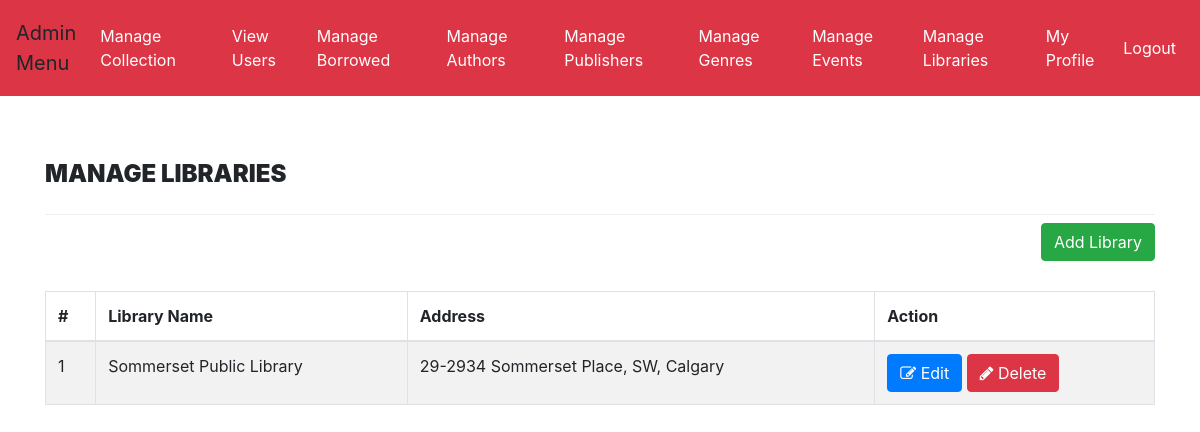
Page /manage-libraries.php (signed in) on the earlier database version.
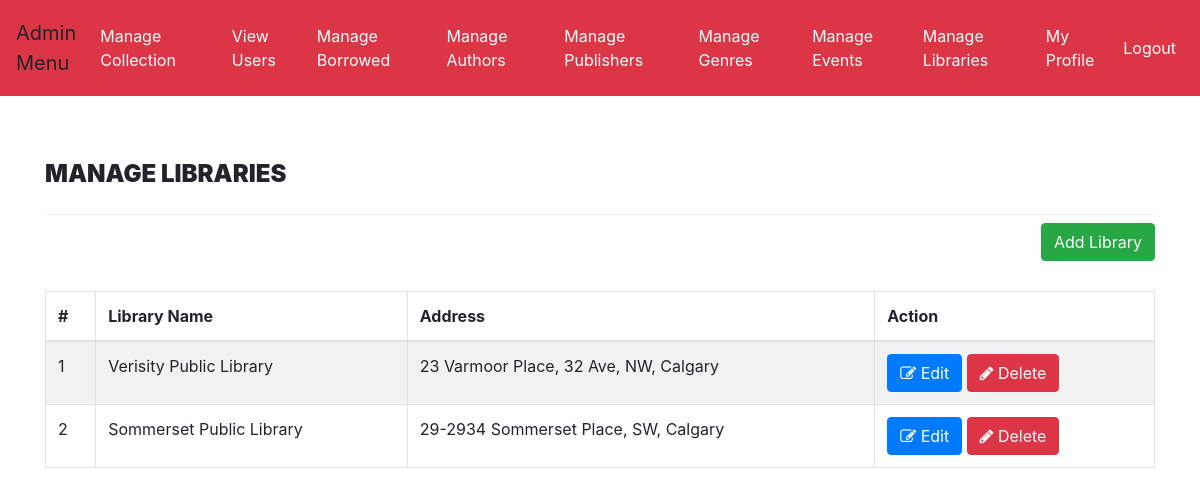
Same page on the later database version.
### tables this page shows
CREATE TABLE `library` (
  `address` varchar(255) NOT NULL,
  `lName` varchar(255) NOT NULL
);

### manage-libraries.php (the view, shortened to what this page needs)
<?php
include('includes/config.php');
if(strlen($_SESSION['alogin'])==0)
    {
header('location:index.php');
}
else{
    ?>
<!DOCTYPE html>
<html xmlns="http://www.w3.org/1999/xhtml">
<head>
    <link rel="stylesheet" href="https://maxcdn.bootstrapcdn.com/bootstrap/4.3.1/css/bootstrap.min.css">
    <link href="assets/css/font-awesome.css" rel="stylesheet" />
    <link href="assets/js/dataTables/dataTables.bootstrap4.css" rel="stylesheet" />
    <link href="assets/css/style.css" rel="stylesheet" />
</head>
<body>
<?php include('admin-navbar.php');?>
    <div class="content-wrapper">
         <div class="container">
        <div class="row pad-botm">
            <div class="col-md-12">
                <h4 class="header-line">Manage Libraries</h4>
                <a href="add-library.php"><button type="button" name="addLibrary" class="btn btn-success" style="float:right;">Add Library</button></a>
    </div>
        </div>
            <div class="row">
                <div class="col-md-12">
                    <div class="panel panel-default">
                        <div class="panel-body">
                            <div class="table-responsive">
                                <table class="table table-striped table-bordered table-hover" id="dataTables-example">
                                    <thead>
                                        <tr>
                                            <th>#</th>
                                            <th>Library Name</th>
                                            <th>Address</th>
                                            <th>Action</th>
                                        </tr>
                                    </thead>
                                    <tbody>
<?php $sql = "SELECT * from  library";
$query = $dbh -> prepare($sql);
$query->execute();
$results=$query->fetchAll(PDO::FETCH_OBJ);
$cnt=1;
if($query->rowCount() > 0)
{
foreach($results as $result)
{               ?>
                                        <tr class="odd gradeX">
                                            <td class="center"><?php echo htmlentities($cnt);?></td>
                                            <td class="center"><?php echo htmlentities($result->lName);?></td>
                                            <td class="center"><?php echo htmlentities($result->address);?></td>
                                            <td class="center">
                                            <a href="edit-library.php?lname=<?php echo htmlentities($result->lName);?>"><button class="btn btn-primary"><i class="fa fa-edit "></i> Edit</button>
                                          <a href="manage-libraries.php?del=<?php echo htmlentities($result->lName);?>" onclick="return confirm('Are you sure you want to delete?');" >  <button class="btn btn-danger"><i class="fa fa-pencil"></i> Delete</button>
                                            </td>
                                        </tr>
 <?php $cnt=$cnt+1;}} ?>
                                    </tbody>
                                </table>
                            </div>
                        </div>
                    </div>
                </div>
            </div>
    </div>
    </div>
</body>
</html>
<?php } ?>

### admin-navbar.php (shortened to what this page needs)
<!DOCTYPE html>
<html lang="en">
<head>
  <link rel="stylesheet" href="https://maxcdn.bootstrapcdn.com/bootstrap/4.3.1/css/bootstrap.min.css">
</head>
<body>
  <nav class="navbar navbar-dark bg-danger navbar-expand-md py-md-2">
      <a class="navbar-brand">Admin <br>Menu</a>
      <div class="navbar-collapse collapse" id="navbarNav">
          <ul class="navbar-nav">
              <li class="nav-item py-md-2"><a href="admin-view.php" class="nav-link" style="color:white;">Manage Collection</a></li>
              <li class="nav-item py-md-2"><a href="list-users.php" class="nav-link" style="color:white;">View Users</a></li>
              <li class="nav-item py-md-2"><a href="admin-rent.php" class="nav-link" style="color:white;">Manage Borrowed</a></li>
              <li class="nav-item py-md-2"><a href="manage-authors.php" class="nav-link" style="color:white;">Manage Authors</a></li>
              <li class="nav-item py-md-2"><a href="manage-publishers.php" class="nav-link" style="color:white;">Manage Publishers</a></li>
              <li class="nav-item py-md-2"><a href="manage-genres.php" class="nav-link" style="color:white;">Manage Genres</a></li>
              <li class="nav-item py-md-2"><a href="manage-events.php" class="nav-link" style="color:white;">Manage Events</a></li>
              <li class="nav-item py-md-2"><a href="manage-libraries.php" class="nav-link" style="color:white;">Manage Libraries</a></li>
              <li class="nav-item py-md-2"><a href="admin-profile.php" class="nav-link" style="color:white;">My Profile</a></li>
          </ul>
<?php if($_SESSION['alogin'])
  {
?>
          <ul class="navbar-nav ml-auto">
            <li class="nav-item py-md-2 "><a href="logout.php" class="nav-link" style="color:white;">Logout</a></li>
          </ul>
<?php }?>
      </div>
  </nav>
<br>
</body>
</html>

### assets/css/style.css (style rules this page uses)
.content-wrapper { margin-top: 40px; min-height:800px; padding-bottom:90px; }
.header-line { font-weight:900; padding-bottom:25px; border-bottom:1px solid #eeeeee; text-transform:uppercase; }
.pad-botm { padding-bottom:30px; }
.navbar { min-height: 90px; margin-bottom: 0px; }

Differences in the rows shown:
added library: lName "Verisity Public Library", address "23 Varmoor Place, 32 Ave, NW, Calgary"
